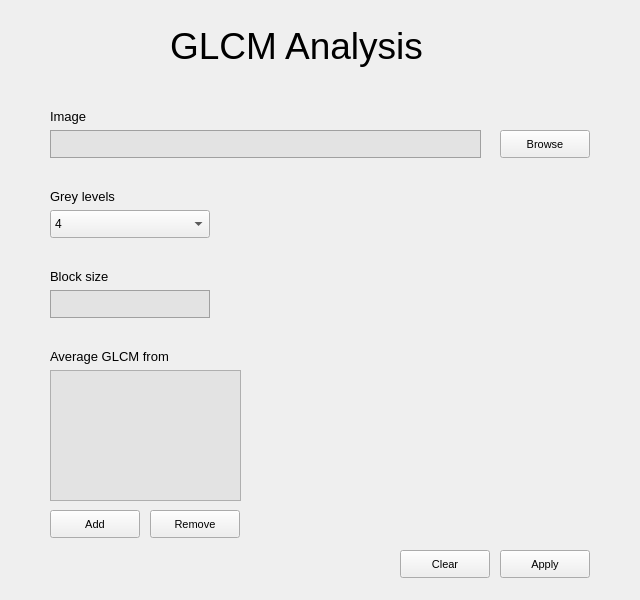
<?xml version="1.0" encoding="UTF-8"?>
<ui version="4.0">
 <class>main_window</class>
 <widget class="QMainWindow" name="main_window">
  <property name="geometry">
   <rect>
    <x>0</x>
    <y>0</y>
    <width>640</width>
    <height>600</height>
   </rect>
  </property>
  <property name="windowTitle">
   <string>MainWindow</string>
  </property>
  <widget class="QWidget" name="central_widget">
   <widget class="QLabel" name="title">
    <property name="geometry">
     <rect>
      <x>170</x>
      <y>10</y>
      <width>300</width>
      <height>71</height>
     </rect>
    </property>
    <property name="font">
     <font>
      <pointsize>28</pointsize>
     </font>
    </property>
    <property name="layoutDirection">
     <enum>Qt::LeftToRight</enum>
    </property>
    <property name="styleSheet">
     <string notr="true">text-align: center;</string>
    </property>
    <property name="text">
     <string>GLCM Analysis</string>
    </property>
   </widget>
   <widget class="QLabel" name="image_label">
    <property name="geometry">
     <rect>
      <x>50</x>
      <y>100</y>
      <width>51</width>
      <height>32</height>
     </rect>
    </property>
    <property name="font">
     <font>
      <pointsize>10</pointsize>
     </font>
    </property>
    <property name="text">
     <string>Image</string>
    </property>
   </widget>
   <widget class="QTextEdit" name="file_path_input">
    <property name="geometry">
     <rect>
      <x>50</x>
      <y>130</y>
      <width>431</width>
      <height>28</height>
     </rect>
    </property>
    <property name="styleSheet">
     <string notr="true">background-color: #e3e3e3;
border: 1px solid #a0a0a0</string>
    </property>
   </widget>
   <widget class="QPushButton" name="browse_button">
    <property name="geometry">
     <rect>
      <x>500</x>
      <y>130</y>
      <width>90</width>
      <height>28</height>
     </rect>
    </property>
    <property name="font">
     <font>
      <pointsize>8</pointsize>
     </font>
    </property>
    <property name="text">
     <string>Browse</string>
    </property>
   </widget>
   <widget class="QLabel" name="grey_levels_label">
    <property name="geometry">
     <rect>
      <x>50</x>
      <y>180</y>
      <width>81</width>
      <height>32</height>
     </rect>
    </property>
    <property name="font">
     <font>
      <pointsize>10</pointsize>
     </font>
    </property>
    <property name="text">
     <string>Grey levels</string>
    </property>
   </widget>
   <widget class="QComboBox" name="grey_levels_input">
    <property name="geometry">
     <rect>
      <x>50</x>
      <y>210</y>
      <width>160</width>
      <height>28</height>
     </rect>
    </property>
    <item>
     <property name="text">
      <string>4</string>
     </property>
    </item>
    <item>
     <property name="text">
      <string>8</string>
     </property>
    </item>
    <item>
     <property name="text">
      <string>16</string>
     </property>
    </item>
    <item>
     <property name="text">
      <string>32</string>
     </property>
    </item>
   </widget>
   <widget class="QLabel" name="block_size_label">
    <property name="geometry">
     <rect>
      <x>50</x>
      <y>260</y>
      <width>81</width>
      <height>32</height>
     </rect>
    </property>
    <property name="font">
     <font>
      <pointsize>10</pointsize>
     </font>
    </property>
    <property name="text">
     <string>Block size</string>
    </property>
   </widget>
   <widget class="QTextEdit" name="block_size_input">
    <property name="geometry">
     <rect>
      <x>50</x>
      <y>290</y>
      <width>160</width>
      <height>28</height>
     </rect>
    </property>
    <property name="styleSheet">
     <string notr="true">background-color: #e3e3e3;
border: 1px solid #a0a0a0</string>
    </property>
   </widget>
   <widget class="QLabel" name="average_glcm_from_label">
    <property name="geometry">
     <rect>
      <x>50</x>
      <y>340</y>
      <width>151</width>
      <height>32</height>
     </rect>
    </property>
    <property name="font">
     <font>
      <pointsize>10</pointsize>
     </font>
    </property>
    <property name="text">
     <string>Average GLCM from</string>
    </property>
   </widget>
   <widget class="QPushButton" name="clear_button">
    <property name="geometry">
     <rect>
      <x>400</x>
      <y>550</y>
      <width>90</width>
      <height>28</height>
     </rect>
    </property>
    <property name="font">
     <font>
      <pointsize>8</pointsize>
     </font>
    </property>
    <property name="text">
     <string>Clear</string>
    </property>
   </widget>
   <widget class="QPushButton" name="apply_button">
    <property name="geometry">
     <rect>
      <x>500</x>
      <y>550</y>
      <width>90</width>
      <height>28</height>
     </rect>
    </property>
    <property name="font">
     <font>
      <pointsize>8</pointsize>
     </font>
    </property>
    <property name="text">
     <string>Apply</string>
    </property>
   </widget>
   <widget class="QListView" name="average_glcm_from_list">
    <property name="geometry">
     <rect>
      <x>50</x>
      <y>370</y>
      <width>191</width>
      <height>131</height>
     </rect>
    </property>
    <property name="styleSheet">
     <string notr="true">background-color: #e3e3e3;</string>
    </property>
   </widget>
   <widget class="QPushButton" name="add_button">
    <property name="geometry">
     <rect>
      <x>50</x>
      <y>510</y>
      <width>90</width>
      <height>28</height>
     </rect>
    </property>
    <property name="font">
     <font>
      <pointsize>8</pointsize>
     </font>
    </property>
    <property name="text">
     <string>Add</string>
    </property>
   </widget>
   <widget class="QPushButton" name="remove_button">
    <property name="geometry">
     <rect>
      <x>150</x>
      <y>510</y>
      <width>90</width>
      <height>28</height>
     </rect>
    </property>
    <property name="font">
     <font>
      <pointsize>8</pointsize>
     </font>
    </property>
    <property name="text">
     <string>Remove</string>
    </property>
   </widget>
  </widget>
 </widget>
 <resources/>
 <connections/>
</ui>
